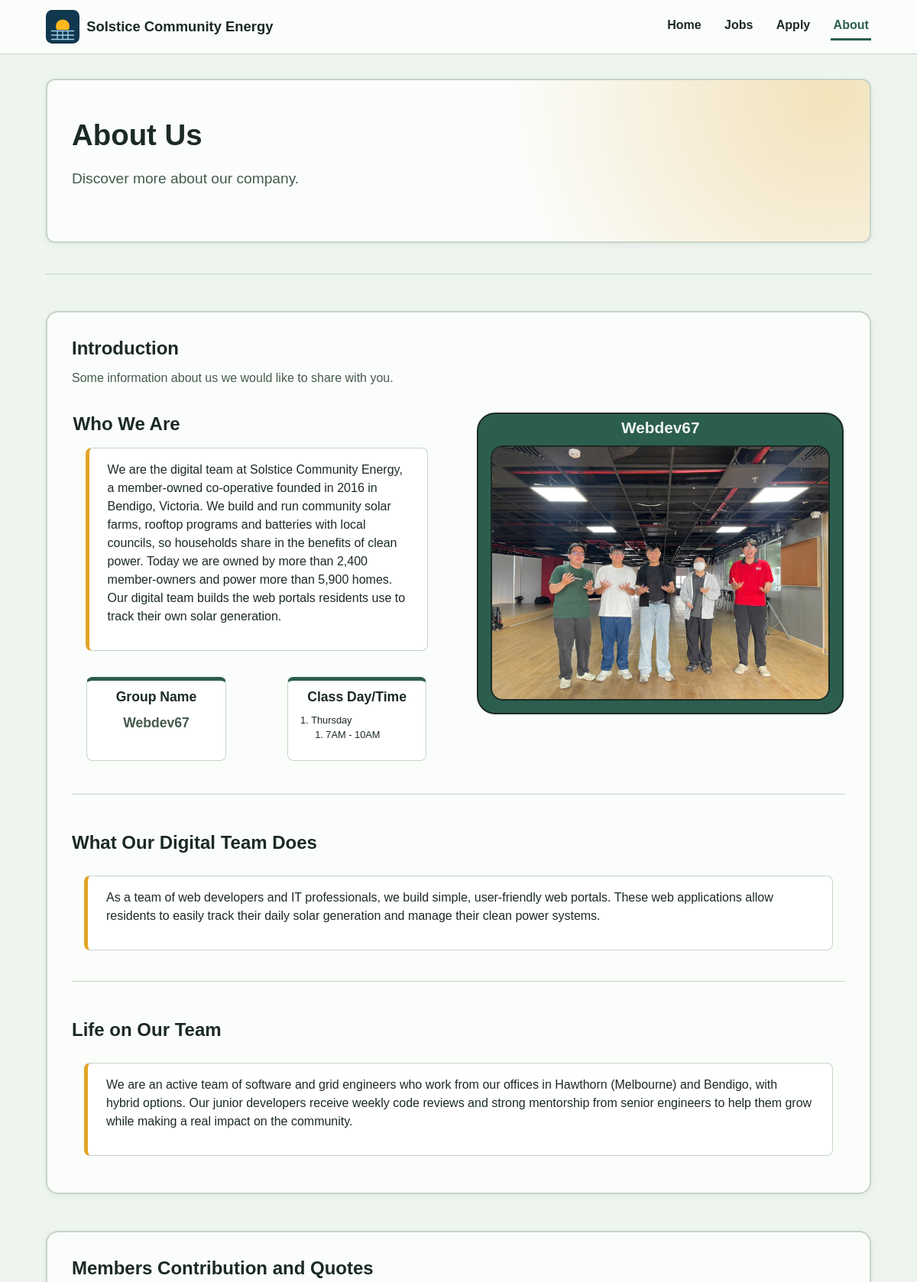
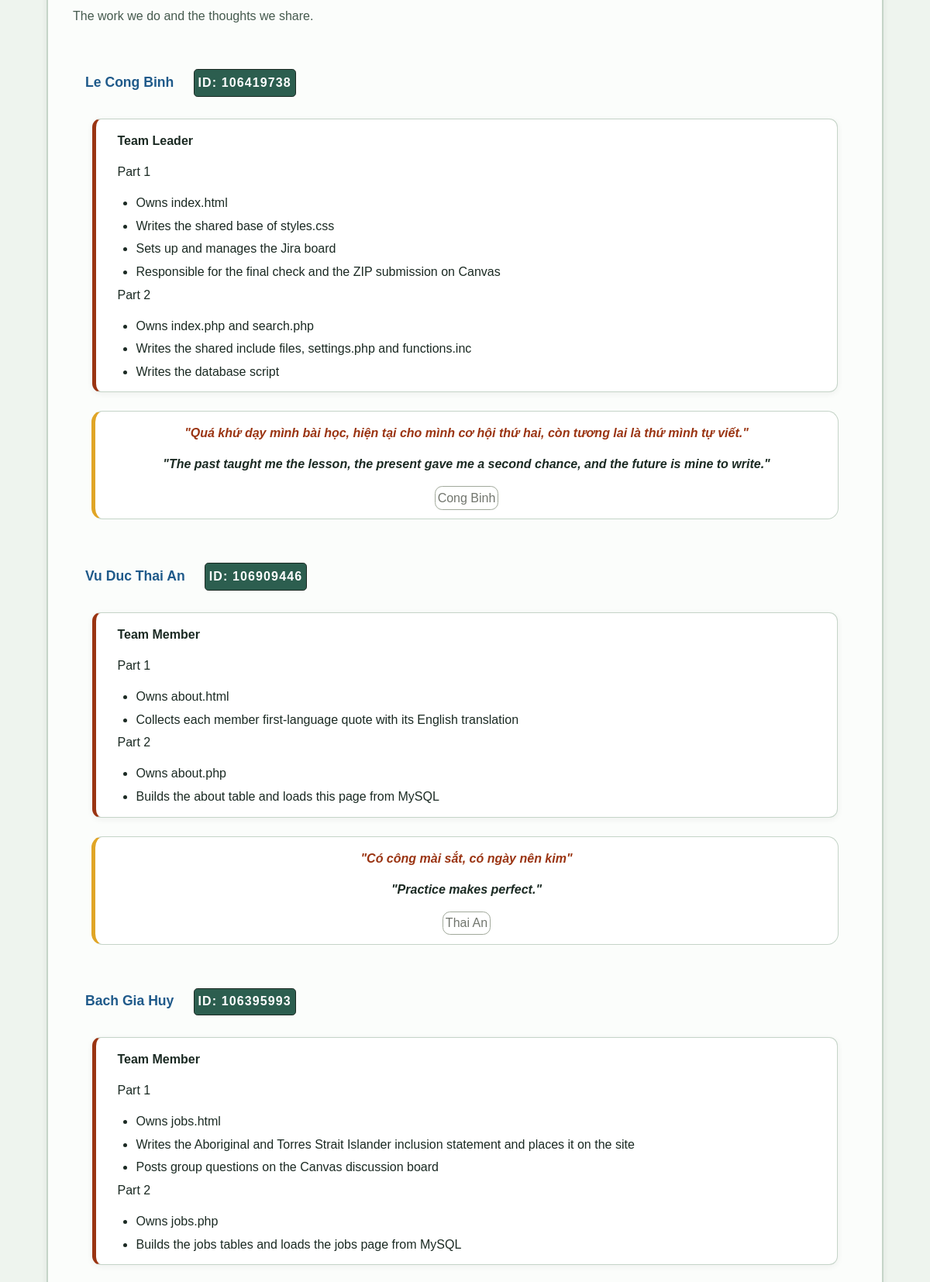
Page /about.php (upper part) on the committed database (2 pictures, top to bottom).
### tables this page shows
CREATE TABLE about (
    member_id         INT AUTO_INCREMENT PRIMARY KEY,
    full_name         VARCHAR(60)  NOT NULL,
    student_id        VARCHAR(12)  NOT NULL,
    role              VARCHAR(40)  NOT NULL,
    part1_work        TEXT         NOT NULL,
    part2_work        TEXT         NOT NULL,
    quote             TEXT         NOT NULL,
    quote_language    VARCHAR(5)   NOT NULL DEFAULT 'vi',
    quote_translation TEXT         NOT NULL,
    quote_author      VARCHAR(40)  NOT NULL,
    sort_order        INT          NOT NULL
);

### functions.inc (called while the page is built, shortened)
<?php
function db_fetch_rows($conn, $sql)
{
    $result = mysqli_query($conn, $sql);
    $rows = [];
    while ($row = mysqli_fetch_assoc($result)) {
        $rows[] = $row;
    }
    return $rows;
}
function e($text)
{
    return htmlspecialchars((string) $text, ENT_QUOTES, "UTF-8");
}
?>

### about.php (the view, shortened to what this page needs)
<?php
require_once "settings.php";
require_once "functions.inc";
$conn = db_connect($host, $user, $pwd, $sql_db);
$members = db_fetch_rows($conn, "SELECT full_name, student_id, role, part1_work, part2_work,
    quote, quote_language, quote_translation, quote_author
    FROM about ORDER BY sort_order");
include "header.inc";
include "nav.inc";
?>
  <main id="main">
    <div class="container page-section">
        <header class="header-card">
            <h1>About Us</h1>
            <p class="SubTitle">Discover more about our company.</p>
        </header>
        <hr>
        <section class="section">
            <h2>Introduction</h2>
            <p class="SubTitle">Some information about us we would like to share with you.</p>
            <div class="section-row">
                <div class="group-content">
                    <h2>Who We Are</h2>
                    <div class="para-card">
                        <p>We are the digital team at Solstice Community Energy,
                            a member-owned co-operative founded in 2016 in Bendigo, Victoria.
                            We build and run community solar farms, rooftop programs and batteries
                            with local councils, so households share in the benefits of clean power.
                            Today we are owned by more than 2,400 member-owners and power more than
                            5,900 homes. Our digital team builds the web portals residents use to
                            track their own solar generation.</p>
                    </div>
                    <div class="section-row">
                        <div class="info-card">
                            <h3 class = "card-title">Group Name</h3>
                            <p class = "group-name">Webdev67</p>
                        </div>
                        <div class="info-card">
                            <h3 class = "card-title">Class Day/Time</h3>
                            <ol>
                                <li>Thursday
                                    <ol>
                                        <li>7AM - 10AM</li>
                                    </ol>
                                </li>
                            </ol>
                        </div>
                    </div>
                </div>
                <div class="group-photo">
                    <figure class="GroupPhoto">
                        <figcaption>Webdev67</figcaption>
                        <img src="./images/group-photo.jpg" alt="Webdev67 team members and Mr Wilson at the center">
                    </figure>
                </div>
            </div>
            <hr>
            <h2>What Our Digital Team Does</h2>
            <div class="para-card">
                <p>As a team of web developers and IT professionals, we build simple, user-friendly web portals. These web applications allow residents to easily track their daily solar generation and manage their clean power systems.</p>
            </div>
            <hr>
            <h2>Life on Our Team</h2>
            <div class="para-card">
                <p>We are an active team of software and grid engineers who work from our offices in Hawthorn (Melbourne) and Bendigo, with hybrid options. Our junior developers receive weekly code reviews and strong mentorship from senior engineers to help them grow while making a real impact on the community.</p>
            </div>
        </section>
        <section class="section">
            <h2>Members Contribution and Quotes</h2>
            <p class="SubTitle">The work we do and the thoughts we share.</p>
            <dl class="member-section">
                <?php if ($members === null || count($members) == 0) { ?>
                    <p class="db-notice">Member information is not available right now. Please try again later.</p>
                <?php } else { for ($i = 0; $i < count($members); $i++) { $m = $members[$i]; ?>
                    <div class="member">
                        <dt class="member-info">
                            <p class="StudentName"><?php echo e($m['full_name']); ?></p>
                            <p class="StudentID">ID: <?php echo e($m['student_id']); ?></p>
                        </dt>
                        <dd class="contributions">
                            <p><strong><?php echo e($m['role']); ?></strong></p>
                            <p>Part 1</p>
                            <?php $part1 = explode('|', $m['part1_work']); ?>
                            <ol>
                                <?php for ($j = 0; $j < count($part1); $j++) { ?>
                                    <li><?php echo e($part1[$j]); ?></li>
                                <?php } ?>
                            </ol>
                            <p>Part 2</p>
                            <?php $part2 = explode('|', $m['part2_work']); ?>
                            <ol>
                                <?php for ($j = 0; $j < count($part2); $j++) { ?>
                                    <li><?php echo e($part2[$j]); ?></li>
                                <?php } ?>
                            </ol>
                        </dd>
                        <dd class="quote">
                            <p lang="<?php echo e($m['quote_language']); ?>">"<?php echo e($m['quote']); ?>"</p>
                            <p>"<?php echo e($m['quote_translation']); ?>"</p>
                            <p class="quote-author"><?php echo e($m['quote_author']); ?></p>
                        </dd>
                    </div>
                <?php } } ?>
            </dl>
        </section>
    </div>
  </main>
<?php include "footer.inc"; ?>

### rows in the picture
about: full_name "Le Cong Binh", student "106419738", role "Team Leader", part1_work "Owns index.html", part1_work "Writes the shared base of styles.css", part1_work "Sets up and manages the Jira board", part1_work "Responsible for the final check and the ZIP submission on Canvas", part2_work "Owns index.php and search.php", part2_work "Writes the shared include files, settings.php and functions.inc", part2_work "Writes the database script", quote "Quá khứ dạy mình bài học, hiện tại cho mình cơ hội thứ hai, còn tương lai là thứ mình tự viết.", quote_translation "The past taught me the lesson, the present gave me a second chance, and the future is mine to write.", quote_author "Cong Binh"
about: full_name "Vu Duc Thai An", student "106909446", role "Team Member", part1_work "Owns about.html", part1_work "Collects each member first-language quote with its English translation", part2_work "Owns about.php", part2_work "Builds the about table and loads this page from MySQL", quote "Có công mài sắt, có ngày nên kim", quote_translation "Practice makes perfect.", quote_author "Thai An"
about: full_name "Bach Gia Huy", student "106395993", role "Team Member", part1_work "Owns jobs.html", part1_work "Writes the Aboriginal and Torres Strait Islander inclusion statement and places it on the site", part1_work "Posts group questions on the Canvas discussion board", part2_work "Owns jobs.php", part2_work "Builds the jobs tables and loads the jobs page from MySQL"

### other values in the picture
$label "Home"
$label "Jobs"
$label "Apply"
$label "About"
